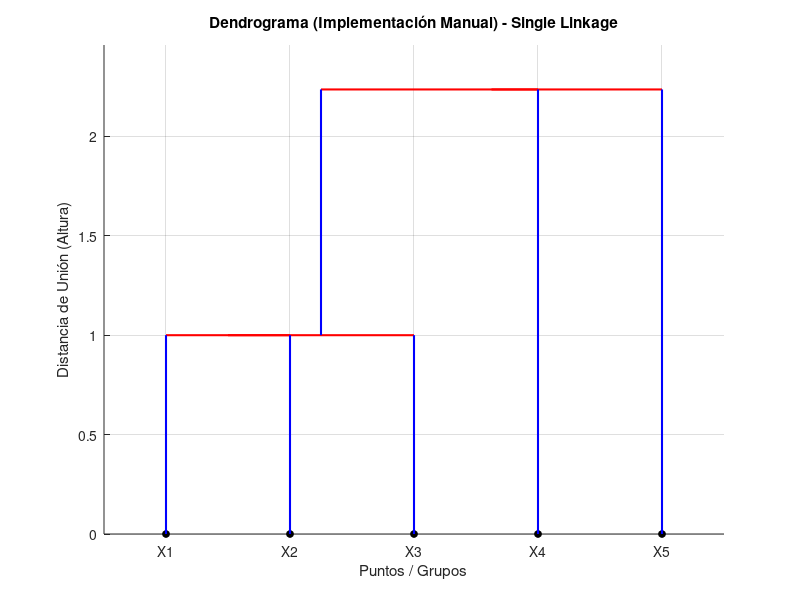

MATLAB code to generate this figure:
% 1. Definir los datos de entrada (coordenadas de los 5 puntos)
Puntos = [
    1, 4;   % X1
    2, 4;   % X2
    1, 3;   % X3
    3, 1;   % X4
    4, 3    % X5
];
N = size(Puntos, 1);

function d = distancia_euclidiana(p1, p2)
    % Calcula la distancia euclidiana entre dos puntos.
    d = sqrt(sum((p1 - p2).^2));
end

% Inicialización de la matriz de distancias D (Tabla A)
D = zeros(N, N);
for i = 1:N
    for j = 1:N
        if i ~= j
            D(i, j) = distancia_euclidiana(Puntos(i, :), Puntos(j, :));
        else
            D(i, j) = inf; % Distancia a sí mismo es infinita
        end
    end
end

% Matriz para almacenar los resultados del clustering (Z), 
% [Grupo_1, Grupo_2, Altura_Union, Numero_Elementos]
Z = zeros(N - 1, 4); 

% Etiqueta de los grupos. Inicialmente, cada punto es un grupo.
% En este código, Grupos almacena la ETIQUETA real del grupo/punto, 
% no solo el índice en D.
Grupos = 1:N; 

% Bucle principal del AHC (N-1 pasos de unión)
for k = 1:(N - 1)
    
    % 3.1. Encontrar la mínima distancia (enlace simple)
    % Buscamos el mínimo en la sub-matriz triangular superior para evitar 
    % las distancias a sí mismo (inf) y la duplicación.
    min_dist = inf;
    r = 0; % Fila del mínimo
    c = 0; % Columna del mínimo
    
    % Recorremos solo la parte superior triangular (i < j)
    for i = 1:size(D, 1)
        for j = i + 1:size(D, 2)
            if D(i, j) < min_dist
                min_dist = D(i, j);
                r = i;
                c = j;
            end
        end
    end
    
    grupo_r = Grupos(r);
    grupo_c = Grupos(c);
    
    % Contar elementos (el código de conteo original estaba correcto)
    num_r = 1;
    if grupo_r > N
        % El grupo fue creado en un paso anterior (g - N) y el conteo está en Z.
        num_r = Z(grupo_r - N, 4); 
    end
    
    num_c = 1;
    if grupo_c > N
        num_c = Z(grupo_c - N, 4);
    end
    
    % Registro de la nueva unión Z(k)
    % Las etiquetas de grupo deben ser ordenadas (g1 < g2)
    if grupo_r > grupo_c
        Z(k, :) = [grupo_c, grupo_r, min_dist, num_r + num_c];
    else
        Z(k, :) = [grupo_r, grupo_c, min_dist, num_r + num_c];
    end
    
    % 3.3. Actualizar la matriz de distancias D
    
    % Cálculo de la distancia del nuevo grupo (r y c) a todos los demás grupos (i)
    % Usamos el índice del nuevo grupo, que será la *posición* actual en D 
    % de uno de los grupos unidos (e.g., 'r').
    
    % Recorremos todas las demás columnas 'i' que NO sean 'r' o 'c'.
    for i = 1:size(D, 2)
        if i ~= r && i ~= c 
            % Distancia del punto 'i' al grupo 'r' y 'c'
            dist_r = D(r, i);
            dist_c = D(c, i);
            
            % Se usa 'min' para el enlace simple (Single-Linkage)
            nueva_distancia = min(dist_r, dist_c); 
            
            % Actualizamos la fila 'r' (que será el nuevo grupo) 
            % y su simétrico en la columna 'r'.
            D(r, i) = nueva_distancia; 
            D(i, r) = nueva_distancia; 
        end
    end
    
    D(r, r) = inf;
    D(c, :) = []; % Eliminar la fila 'c'
    D(:, c) = []; % Eliminar la columna 'c'
    
    % 3.5. Actualizar las etiquetas de los grupos
    nuevo_grupo_idx = N + k; 
    
    % El grupo 'r' ahora tiene la etiqueta del nuevo grupo unido.
    Grupos(r) = nuevo_grupo_idx; 
    
    % Se elimina la etiqueta del grupo 'c'
    Grupos(c) = [];
    
end
disp('Matriz de Uniones Z (Resultado del AHC):');
disp(Z);

function graficar_dendograma_manual(Z, N)
    
    % Pos_X ahora almacenará la posición x de cada etiqueta de grupo.
    Pos_X = zeros(N * 2 - 1, 1);
    Pos_X(1:N) = 1:N; % Puntos originales: 1 a N
    
    % Altura_Y almacenará la altura de unión de cada etiqueta de grupo.
    Altura_Y = zeros(N * 2 - 1, 1);
    
    segmentos_horizontales = [];
    segmentos_verticales = [];
    
    % Bucle sobre las uniones en Z
    for k = 1:size(Z, 1)
        
        g1 = Z(k, 1); % Etiqueta Grupo 1 (e.g., 1, 2, 6)
        g2 = Z(k, 2); % Etiqueta Grupo 2 (e.g., 3, 7)
        h  = Z(k, 3); % Altura de la unión (distancia)
        
        % El índice de la nueva etiqueta de grupo es N + k
        nuevo_grupo_idx = N + k; 
        
        % Posiciones X: Se obtienen de la etiqueta.
        x1 = Pos_X(g1); 
        x2 = Pos_X(g2);
        
        % Alturas Y: Se obtienen de la etiqueta.
        h1 = Altura_Y(g1);
        h2 = Altura_Y(g2);
        
        % 4.1. Dibujar el segmento horizontal (la rama de unión)
        segmentos_horizontales = [segmentos_horizontales; [x1, x2, h]];
        
        % 4.2. Dibujar segmentos verticales 
        segmentos_verticales = [segmentos_verticales; [x1, x1, h1, h]]; % Vertical para g1
        segmentos_verticales = [segmentos_verticales; [x2, x2, h2, h]]; % Vertical para g2
        
        % 4.3. Actualizar la posición X y Altura Y del nuevo grupo
        nueva_pos_x = (x1 + x2) / 2;
        
        Pos_X(nuevo_grupo_idx) = nueva_pos_x;
        Altura_Y(nuevo_grupo_idx) = h;
        
    end
    
    % 4.4. Dibujar en la figura
    figure;
    hold on;
    
    % Dibujar puntos originales en h=0 (opcional)
    plot(Pos_X(1:N), Altura_Y(1:N), 'ko', 'MarkerFaceColor', 'k', 'MarkerSize', 5);
    
    % Dibujar líneas horizontales
    for i = 1:size(segmentos_horizontales, 1)
        plot(segmentos_horizontales(i, 1:2), [segmentos_horizontales(i, 3), segmentos_horizontales(i, 3)], 'r', 'LineWidth', 1.5);
    end
    
    % Dibujar líneas verticales
    for i = 1:size(segmentos_verticales, 1)
        plot([segmentos_verticales(i, 1), segmentos_verticales(i, 2)], [segmentos_verticales(i, 3), segmentos_verticales(i, 4)], 'b', 'LineWidth', 1.5);
    end
    
    title('Dendrograma (Implementación Manual) - Single Linkage');
    xlabel('Puntos / Grupos');
    ylabel('Distancia de Unión (Altura)');
    
    % Configurar etiquetas de los ejes X
    xticks(1:N);
    xticklabels({'X1', 'X2', 'X3', 'X4', 'X5'});
    
    % Establecer límites del eje Y
    max_h = max(Z(:, 3));
    ylim([0, max_h * 1.1]); 
    xlim([0.5, N + 0.5]);
    
    grid on;
    hold off;
end

% Llamar a la función de graficado
graficar_dendograma_manual(Z, N);